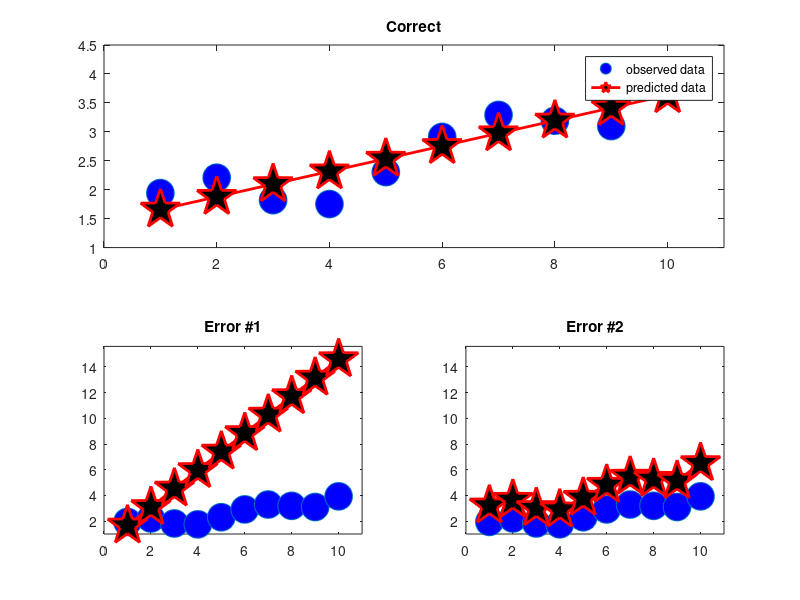

Recreate this plot in MATLAB. (Note: this script raises an error after producing the figure.)
% introduction to linear algebra and matrix analysis

%% least-squares

n = 10;
% generate some data
b = linspace(1,3,10)' + rand(n,1);

A = [ ones(n,1) (1:n)' ];
x = (A'*A)\A'*b;

%% compute the model-predicted data 

% yHat are the data predicted by the model 
% (design matrix scaled by the coefficients)
yHat = x(1)*A(:,1) + x(2)*A(:,2);


figure(1), clf

% important visual check: plot the original data and model-predicted data
subplot(211)
plot(1:n,b,'o','markerface','b','markersize',20)
hold on
plot(1:n,yHat,'rp-','linew',2,'markersize',30,'markerface','k')
title('Correct')

set(gca,'xlim',[0 n+1],'ylim',[1 4.5])
legend({'observed data';'predicted data'})

%% two common mistakes to avoid

% Swapping the coefficients and design matrix columns.
yHat_error1 = x(2)*A(:,1) + x(1)*A(:,2);

% coefficients scale the y-axis data, not the x-axis data
yHat_error2 = x(1)*b + x(2)*b;

subplot(223)
plot(A(:,2),b,'o','markerface','b','markersize',20)
hold on
plot(A(:,2),yHat_error1,'rp-','linew',2,'markersize',30,'markerface','k')
set(gca,'xlim',[0 n+1],'ylim',[1 max(yHat_error1)+1])
title('Error #1')

subplot(224)
plot(A(:,2),b,'o','markerface','b','markersize',20)
hold on
plot(A(:,2),yHat_error2,'rp-','linew',2,'markersize',30,'markerface','k')
set(gca,'xlim',[0 n+1],'ylim',[1 max(yHat_error1)+1])
title('Error #2')

%% least-squares application in real EEG data


%% load EEG data and extract reaction times in ms

load sampleEEGdata.mat

rts = zeros(size(EEG.epoch));

% loop over trials
for ei=1:EEG.trials
    
    % find the index corresponding to time=0, i.e., trial onset
    [~,zeroloc] = min(abs( cell2mat(EEG.epoch(ei).eventlatency) ));
    
    % reaction time is the event after the trial onset
    rts(ei) = EEG.epoch(ei).eventlatency{zeroloc+1};
end

% create design matrix

A = [ ones(EEG.trials,1) rts' ];
%A(:,2) = A(randperm(length(A)),2);
%% define convolution parameters for time-frequency analysis

freqrange  = [2 20]; % extract only these frequencies (in Hz)
numfrex    = 30;     % number of frequencies between lowest and highest


% set up convolution parameters
wavtime = -2:1/EEG.srate:2;
frex    = linspace(freqrange(1),freqrange(2),numfrex);
nData   = EEG.pnts*EEG.trials;
nKern   = length(wavtime);
nConv   = nData + nKern - 1;
halfwav = (length(wavtime)-1)/2;
nCyc    = logspace(log10(4),log10(12),numfrex);

% create wavelets
cmwX = zeros(numfrex,nConv);
for fi=1:numfrex
    
    % create time-domain wavelet
    s   = nCyc(fi) / (2*pi*frex(fi));
    cmw = exp(2*1i*pi*frex(fi).*wavtime) .* exp( (-wavtime.^2) / (2*s.^2) );
    
    % compute fourier coefficients of wavelet and normalize
    cmwX(fi,:) = fft(cmw,nConv);
    cmwX(fi,:) = cmwX(fi,:) ./ max(cmwX(fi,:));
end


% initialize time-frequency output matrix
tf = zeros(numfrex,EEG.pnts);
tf3d = zeros(numfrex,EEG.pnts,EEG.trials);

% compute Fourier coefficients of EEG data (doesn't change over frequency!)
eegX = fft( reshape(EEG.data(47,:,:),1,[]) ,nConv);

% loop over frequencies
for fi=1:numfrex
    
    % second and third steps of convolution
    as = ifft( cmwX(fi,:).*eegX ,nConv );
    
    % cut wavelet back to size of data
    as = as(halfwav+1:end-halfwav);
    as = reshape(as,EEG.pnts,EEG.trials);
    
    % extract power from all trials
    tf3d(fi,:,:) = abs(as).^2;
    
end % end frequency loop

%% now compute correlations

% reshape the 3D matrix to 2D
tf2d = reshape(tf3d,numfrex*EEG.pnts,EEG.trials)';

% the 2D matrix can be used in a single least squares equation
x = (A'*A)\A'*tf2d;
covmat = reshape(x(2,:),numfrex,EEG.pnts); % demushing

%% show the design and data matrices

figure(2), clf

ax1_h = axes;
set(ax1_h,'Position',[.05 .1 .1 .8])
imagesc(A)
set(ax1_h,'xtick',1:2,'xticklabel',{'Int';'RTs'},'ydir','norm')
ylabel('Trials')


ax2_h = axes;
set(ax2_h,'Position',[.25 .1 .7 .8])
imagesc(tf2d)
set(ax2_h,'ydir','norm','clim',[0 20])
ylabel('Trials')
xlabel('Timefrequency')

colormap gray

%% show the results

figure(3), clf

% show time-frequency map of regressors
contourf(EEG.times,frex,covmat,40,'linecolor','none')
xlabel('Time (ms)'), ylabel('Frequency (Hz)')
set(gca,'xlim',[-200 1200],'clim',[-.012 .012])

%%


%% eigendecomposition

A = [3 1; 1 2];
[eigvecs,eigvals] = eig(A);

% define vectors
v1 = [.7 -.5]';
v2 = eigvecs(:,1);

% matrix-vector multiplication
v1A = A*v1;
v2A = A*v2;

% maximum value for plotting
xval = max([ abs(v1A); abs(v2A) ])*1.1;


figure(1), clf

subplot(131)
imagesc(A), axis square
title('Matrix A')


subplot(132)
plot([0 v1(1)],[0 v1(2)],'k','linew',4)
hold on
plot([0 v1A(1)],[0 v1A(2)],'r--','linew',2)
axis square, axis([-xval xval -xval xval])
plot(get(gca,'xlim'),[0 0],'k:')
plot([0 0],get(gca,'ylim'),'k:')
legend({'v';'Av'})
title('Not an eigenvector!')



subplot(133)
plot([0 v2(1)],[0 v2(2)],'k','linew',4)
hold on
plot([0 v2A(1)],[0 v2A(2)],'r--','linew',2)
axis square, axis([-xval xval -xval xval])
plot(get(gca,'xlim'),[0 0],'k:')
plot([0 0],get(gca,'ylim'),'k:')
legend({'v';'Av'})
title('Yes an eigenvector!')

%% PCA on simulated data

% data
x = [ 1*randn(1000,1) .4*randn(1000,1) ];

% rotation matrix
th = pi/4;
R1 = [ cos(th) -sin(th); sin(th) cos(th) ];

% rotate data
y = x*R1;

% PCA of x (original data)
x = bsxfun(@minus,x,mean(x,1));
covmat = (x'*x) / length(x);
[evecsX,evalsX] = eig(covmat);

% PCA of y (correlated data)
y = bsxfun(@minus,y,mean(y,1));
covmat = (y'*y) / length(y);
[evecsY,evalsY] = eig(covmat);


figure(2), clf
% plot original data
subplot(121)
plot(y(:,1),y(:,2),'m.','markersize',5)
set(gca,'xlim',[-5 5],'ylim',[-5 5])
hold on
plot(evalsY(1,1)*[0 evecsY(1,1)],evalsY(1,1)*[0 evecsY(2,1)],'k','linew',4)
plot(evalsY(2,2)*[0 evecsY(1,2)],evalsY(2,2)*[0 evecsY(2,2)],'k','linew',4)
xlabel('x-axis'), ylabel('y-axis')
axis square

% compute component scores
pc1 = y*evecsY(:,1);
pc2 = y*evecsY(:,2);

subplot(122)
plot(pc2,pc1,'m.')
set(gca,'xlim',[-5 5],'ylim',[-5 5])
xlabel('PC1 axis'), ylabel('PC2 axis')
axis square

%% vectors vs. values

x = rand(20);
covmat = (x'*x) / length(x);
[evecsX,evalsX] = eig(covmat);

figure(3), clf
subplot(121)
imagesc(evecsX)
axis square

subplot(122)
imagesc(evalsX)
set(gca,'clim',[-.2 .2])
axis square


%% ICA vs. PCA

% generate data

% data
x = [ 1*randn(1000,1) .05*randn(1000,1) ];

% rotation matrix
th = -pi/6;
R1 = [ cos(th) -sin(th); sin(th) cos(th) ];
th = -pi/3;
R2 = [ cos(th) -sin(th); sin(th) cos(th) ];

% rotate data
y = [ x*R1 ; x*R2 ];


figure(8), clf
subplot(221)
plot(y(:,1),y(:,2),'o')

datarange = max(y(:))*1.2;
set(gca,'xlim',[-datarange datarange],'ylim',[-datarange datarange])
xlabel('X axis'), ylabel('Y axis')
axis square
title('Data in XY space')


% now PCA
y = bsxfun(@minus,y,mean(y,1));
covmat = (y'*y) / length(y);
[evecsY,evalsY] = eig(covmat);

hold on
plot(evalsY(1,1)*[0 evecsY(1,1)],evalsY(1,1)*[0 evecsY(2,1)],'r','linew',4)
plot(evalsY(2,2)*[0 evecsY(1,2)],evalsY(2,2)*[0 evecsY(2,2)],'r','linew',4)


subplot(222)
pc1 = y*evecsY(:,1);
pc2 = y*evecsY(:,2);

plot(pc2,pc1,'ms')
datarange = max([pc1(:); pc2(:)])*1.2;
set(gca,'xlim',[-datarange datarange],'ylim',[-datarange datarange])
xlabel('PC1 axis'), ylabel('PC2 axis')
axis square
title('Data in PC space')





% now ICA
subplot(223)
plot(y(:,1),y(:,2),'o')
datarange = max(y(:))*1.2;
set(gca,'xlim',[-datarange datarange],'ylim',[-datarange datarange])

ivecs = jader(y');
hold on
plot([0 ivecs(1,1)],[0 ivecs(2,1)],'r','linew',4)
plot([0 ivecs(1,2)],[0 ivecs(2,2)],'r','linew',4)
xlabel('X axis'), ylabel('Y axis')
axis square
title('Data in XY space')



subplot(224)
ic_scores = ivecs*y';
plot(ic_scores(1,:),ic_scores(2,:),'ms')
datarange = max(ic_scores(:))*1.2;
set(gca,'xlim',[-datarange datarange],'ylim',[-datarange datarange])
xlabel('IC1 axis'), ylabel('IC2 axis')
axis square
title('Data in IC space')

%% end.
